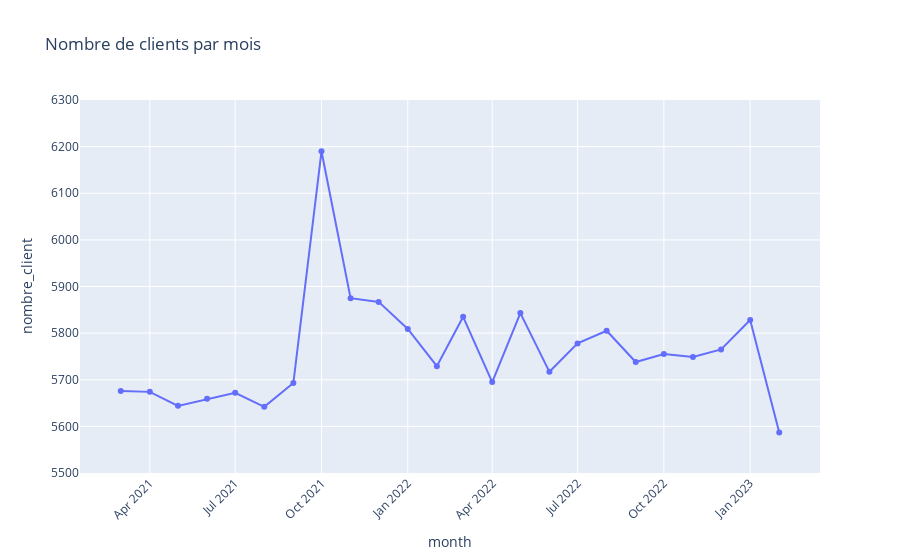

Notebook cell for this chart:
### Markdown cell above
<div style="border: 1px solid RGB(51,165,182);" >
<h3 style="margin: auto; padding: 20px; color: RGB(51,165,182); ">4.3 - Nombre de clients par mois</h3>
</div>

### Code cell
df_clients= df.groupby('month')['client_id'].nunique().reset_index(name='nombre_client')
df_clients.head()
# Create the line  chart
fig= px.line(df_clients,x='month',y='nombre_client',title='Nombre de clients par mois',facet_row_spacing= 0.05)
fig.update_layout(xaxis_tickangle=-45)
# Définir manuellement la plage de l'axe des y si nécessaire
fig.update_yaxes(range=[5500, 6300])  
# Facultatif : ajouter des marqueurs à chaque point de données pour plus de clarté
fig.update_traces(mode="lines+markers")

# Afficher le graphique
fig.show()

### Figure 1 — Plotly figure (JSON) as saved in the notebook; plotly's stock layout.template omitted (floating-point values rounded to 4 significant figures)
{"data": [{"hovertemplate": "month=%{x}<br>nombre_client=%{y}<extra></extra>", "legendgroup": "", "line": {"color": "#636efa", "dash": "solid"}, "marker": {"symbol": "circle"}, "mode": "lines+markers", "name": "", "orientation": "v", "showlegend": false, "type": "scatter", "x": ["2021-03", "2021-04", "2021-05", "2021-06", "2021-07", "2021-08", "2021-09", "2021-10", "2021-11", "2021-12", "2022-01", "2022-02", "2022-03", "2022-04", "2022-05", "2022-06", "2022-07", "2022-08", "2022-09", "2022-10", "2022-11", "2022-12", "2023-01", "2023-02"], "xaxis": "x", "y": [5676, 5674, 5644, 5659, 5672, 5642, 5693, 6190, 5875, 5867, 5809, 5729, 5835, 5695, 5843, 5717, 5778, 5805, 5738, 5755, 5749, 5765, 5828, 5587], "yaxis": "y"}], "layout": {"legend": {"tracegroupgap": 0}, "title": {"text": "Nombre de clients par mois"}, "xaxis": {"anchor": "y", "domain": [0, 1], "tickangle": -45, "title": {"text": "month"}}, "yaxis": {"anchor": "x", "domain": [0, 1], "range": [5500, 6300], "title": {"text": "nombre_client"}}}}
